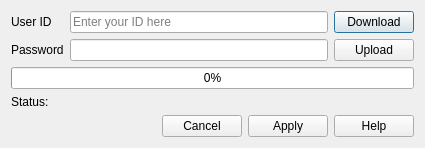
<?xml version="1.0" encoding="UTF-8"?>
<ui version="4.0">
 <class>WebServices</class>
 <widget class="QDialog" name="WebServices">
  <property name="geometry">
   <rect>
    <x>0</x>
    <y>0</y>
    <width>425</width>
    <height>141</height>
   </rect>
  </property>
  <property name="windowTitle">
   <string>Download Location Data</string>
  </property>
  <layout class="QGridLayout" name="gridLayout">
   <item row="3" column="0">
    <widget class="QLabel" name="label_2">
     <property name="text">
      <string>Status:</string>
     </property>
    </widget>
   </item>
   <item row="0" column="1">
    <widget class="QLineEdit" name="userID">
     <property name="placeholderText">
      <string>Enter your ID here</string>
     </property>
    </widget>
   </item>
   <item row="0" column="2">
    <widget class="QPushButton" name="download">
     <property name="text">
      <string>Download</string>
     </property>
    </widget>
   </item>
   <item row="4" column="0" colspan="3">
    <widget class="QDialogButtonBox" name="buttonBox">
     <property name="orientation">
      <enum>Qt::Horizontal</enum>
     </property>
     <property name="standardButtons">
      <set>QDialogButtonBox::Apply|QDialogButtonBox::Cancel|QDialogButtonBox::Help</set>
     </property>
    </widget>
   </item>
   <item row="2" column="0" colspan="3">
    <widget class="QProgressBar" name="progressBar">
     <property name="value">
      <number>0</number>
     </property>
    </widget>
   </item>
   <item row="0" column="0">
    <widget class="QLabel" name="label">
     <property name="text">
      <string>User ID</string>
     </property>
    </widget>
   </item>
   <item row="3" column="1" colspan="2">
    <widget class="QLabel" name="status">
     <property name="text">
      <string/>
     </property>
     <property name="textInteractionFlags">
      <set>Qt::LinksAccessibleByMouse|Qt::TextSelectableByMouse</set>
     </property>
    </widget>
   </item>
   <item row="1" column="0">
    <widget class="QLabel" name="passLabel">
     <property name="text">
      <string>Password</string>
     </property>
    </widget>
   </item>
   <item row="1" column="1">
    <widget class="QLineEdit" name="password">
     <property name="echoMode">
      <enum>QLineEdit::Password</enum>
     </property>
    </widget>
   </item>
   <item row="1" column="2">
    <widget class="QPushButton" name="upload">
     <property name="text">
      <string>Upload</string>
     </property>
    </widget>
   </item>
  </layout>
 </widget>
 <resources/>
 <connections>
  <connection>
   <sender>buttonBox</sender>
   <signal>accepted()</signal>
   <receiver>WebServices</receiver>
   <slot>accept()</slot>
   <hints>
    <hint type="sourcelabel">
     <x>248</x>
     <y>254</y>
    </hint>
    <hint type="destinationlabel">
     <x>157</x>
     <y>274</y>
    </hint>
   </hints>
  </connection>
  <connection>
   <sender>buttonBox</sender>
   <signal>rejected()</signal>
   <receiver>WebServices</receiver>
   <slot>reject()</slot>
   <hints>
    <hint type="sourcelabel">
     <x>316</x>
     <y>260</y>
    </hint>
    <hint type="destinationlabel">
     <x>286</x>
     <y>274</y>
    </hint>
   </hints>
  </connection>
 </connections>
</ui>
